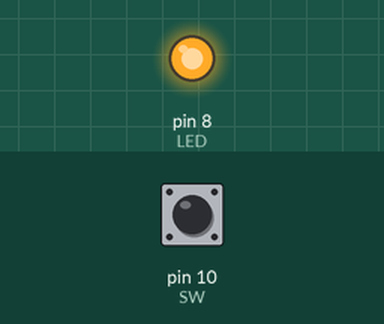
The sketch below on a simulated Arduino Uno, built with avr-gcc and run on an emulated ATmega328P. Parts: output pins drawn as LEDs (lit = HIGH). The inputs (shaded band) are chosen by the test bench; at power-on: pin 10 (SW) HIGH.

Above: at 1.2 s.
1.3 s: pin 10 (SW) pulled LOW for 0.15 s
At 1.37 s:
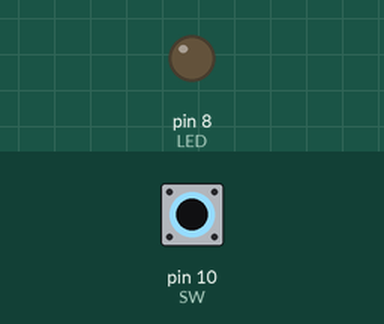
2.9 s: pin 10 (SW) pulled LOW for 3.2 s
At 7.3 s:
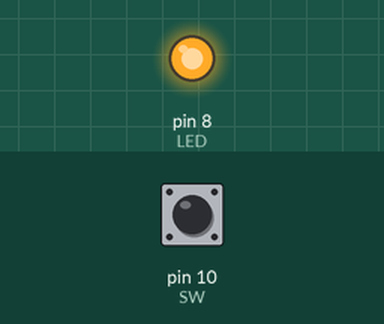
Timing chart, 0 to 8.8 s (numbered marks = the images above; inputs shaded):
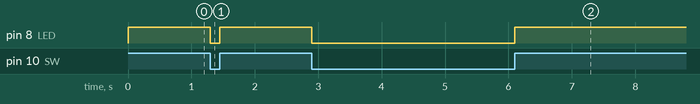

The sketch:

9-2.ino
```cpp
int LED = 8, SW = 10;

void setup() {
 pinMode(LED, OUTPUT);
 pinMode(SW, INPUT);
}

void loop() {
 int sw_value ;

 sw_value = digitalRead(SW);

 if(sw_value==0) digitalWrite(LED,0);
 else if(sw_value==1) digitalWrite(LED,1);

}
```

Measured:
- after the input at 1.3 s, pin 8 (LED): HIGH → LOW at once, → HIGH 0.15 s later
- after the input at 2.9 s, pin 8 (LED): HIGH → LOW at once, → HIGH 3.2 s later
